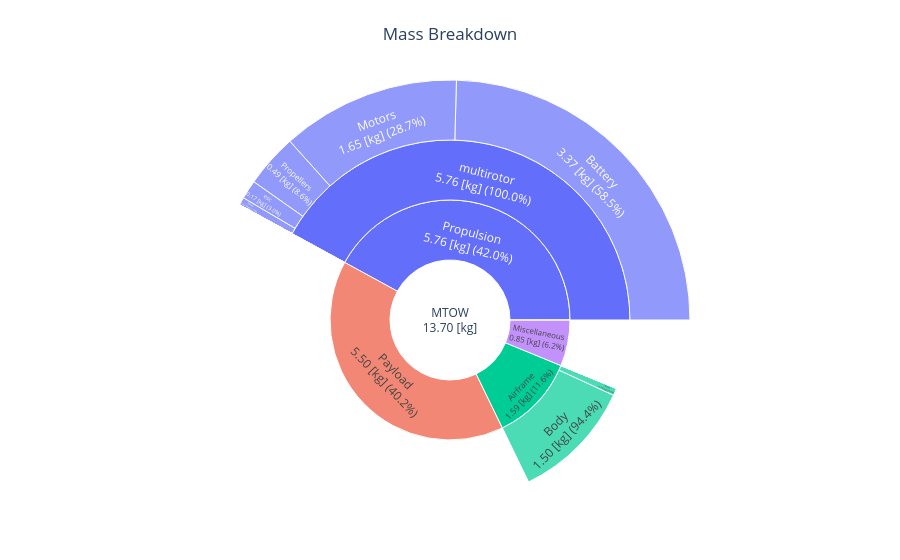
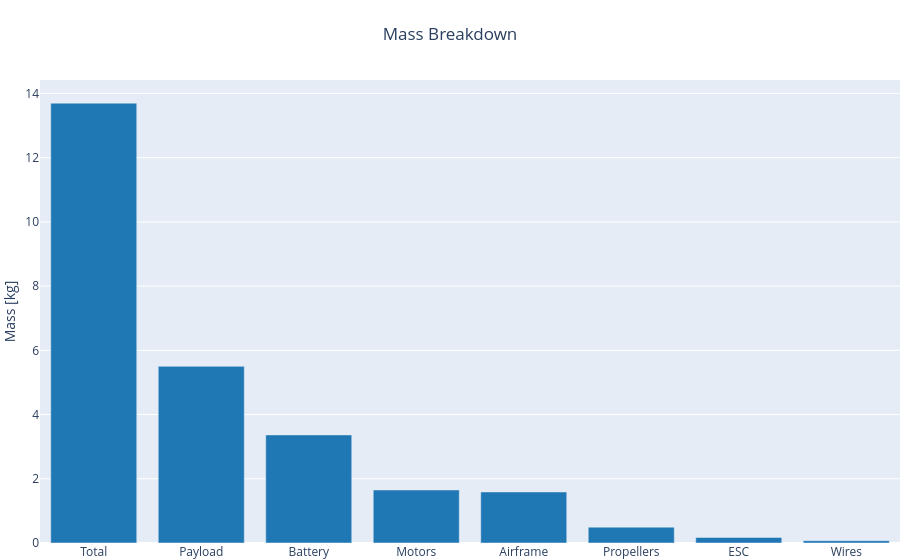

Notebook code cell kept with these figures, in order:
### Code cell
# Mass breakdown plots
fig = mass_breakdown_sun_plot_drone(QUADCOPTER_OUTPUT_FILE)
fig.show()

fig = mass_breakdown_bar_plot_drone(QUADCOPTER_OUTPUT_FILE, name="Quadcopter optimized")
fig.show()

### Figure 1 — Plotly figure (JSON) as saved in the notebook; plotly's stock layout.template omitted (floating-point values rounded to 4 significant figures)
{"data": [{"branchvalues": "total", "labels": ["MTOW<br>13.70 [kg]", "Payload<br>5.50 [kg] (40.2%)", "Fuel mission<br>0.00 [kg] (0.0%)", "Propulsion<br>5.76 [kg] (42.0%)", "Airframe<br>1.59 [kg] (11.6%)", "Miscellaneous<br>0.85 [kg] (6.2%)", "multirotor<br>5.76 [kg] (100.0%)", "Propellers<br>0.49 [kg] (8.6%)", "Motors<br>1.65 [kg] (28.7%)", "Gearboxes<br>0.00 [kg] (0.0%)", "esc<br>0.17 [kg] (3.0%)", "Battery<br>3.37 [kg] (58.5%)", "Wires<br>0.07 [kg] (1.3%)", "fixedwing<br>0.00 [kg] (0.0%)", "Propellers<br>0.00 [kg] (0.0%)", "Motors<br>0.00 [kg] (0.0%)", "Gearboxes<br>0.00 [kg] (0.0%)", "esc<br>0.00 [kg] (0.0%)", "Battery<br>0.00 [kg] (0.0%)", "Wires<br>0.00 [kg] (0.0%)", "Body<br>1.50 [kg] (94.4%)", "Arms<br>0.09 [kg] (5.6%)", "Wing<br>0.00 [kg] (0.0%)", "Fuselage<br>0.00 [kg] (0.0%)", "HTP<br>0.00 [kg] (0.0%)", "VTP<br>0.00 [kg] (0.0%)"], "parents": ["", "MTOW<br>13.70 [kg]", "MTOW<br>13.70 [kg]", "MTOW<br>13.70 [kg]", "MTOW<br>13.70 [kg]", "MTOW<br>13.70 [kg]", "Propulsion<br>5.76 [kg] (42.0%)", "multirotor<br>5.76 [kg] (100.0%)", "multirotor<br>5.76 [kg] (100.0%)", "multirotor<br>5.76 [kg] (100.0%)", "multirotor<br>5.76 [kg] (100.0%)", "multirotor<br>5.76 [kg] (100.0%)", "multirotor<br>5.76 [kg] (100.0%)", "Propulsion<br>5.76 [kg] (42.0%)", "fixedwing<br>0.00 [kg] (0.0%)", "fixedwing<br>0.00 [kg] (0.0%)", "fixedwing<br>0.00 [kg] (0.0%)", "fixedwing<br>0.00 [kg] (0.0%)", "fixedwing<br>0.00 [kg] (0.0%)", "fixedwing<br>0.00 [kg] (0.0%)", "Airframe<br>1.59 [kg] (11.6%)", "Airframe<br>1.59 [kg] (11.6%)", "Airframe<br>1.59 [kg] (11.6%)", "Airframe<br>1.59 [kg] (11.6%)", "Airframe<br>1.59 [kg] (11.6%)", "Airframe<br>1.59 [kg] (11.6%)"], "type": "sunburst", "values": [13.7, 5.5, 0, 5.757, 1.589, 0.85, 5.757, 0.4937, 1.651, 0, 0.1739, 3.366, 0.07306, 0, 0, 0, 0, 0, 0, 0, 1.499, 0.08976, 0, 0, 0, 0]}], "layout": {"margin": {"b": 0, "l": 0, "r": 0, "t": 80}, "title": {"text": "Mass Breakdown", "x": 0.5}}}

### Figure 2 — Plotly figure (JSON) as saved in the notebook; plotly's stock layout.template omitted (floating-point values rounded to 4 significant figures)
{"data": [{"error_y": {"type": "data"}, "marker": {"color": "rgb(31, 119, 180)"}, "name": "Quadcopter optimized", "type": "bar", "x": ["Total", "Payload", "Battery", "ESC", "Motors", "Propellers", "Wires", "Airframe"], "y": [13.7, 5.5, 3.366, 0.1739, 1.651, 0.4937, 0.07306, 1.589]}], "layout": {"margin": {"b": 0, "l": 0, "r": 0, "t": 80}, "title": {"text": "Mass Breakdown", "x": 0.5}, "xaxis": {"categoryorder": "total descending"}, "yaxis": {"title": {"text": "Mass [kg]"}}}}
